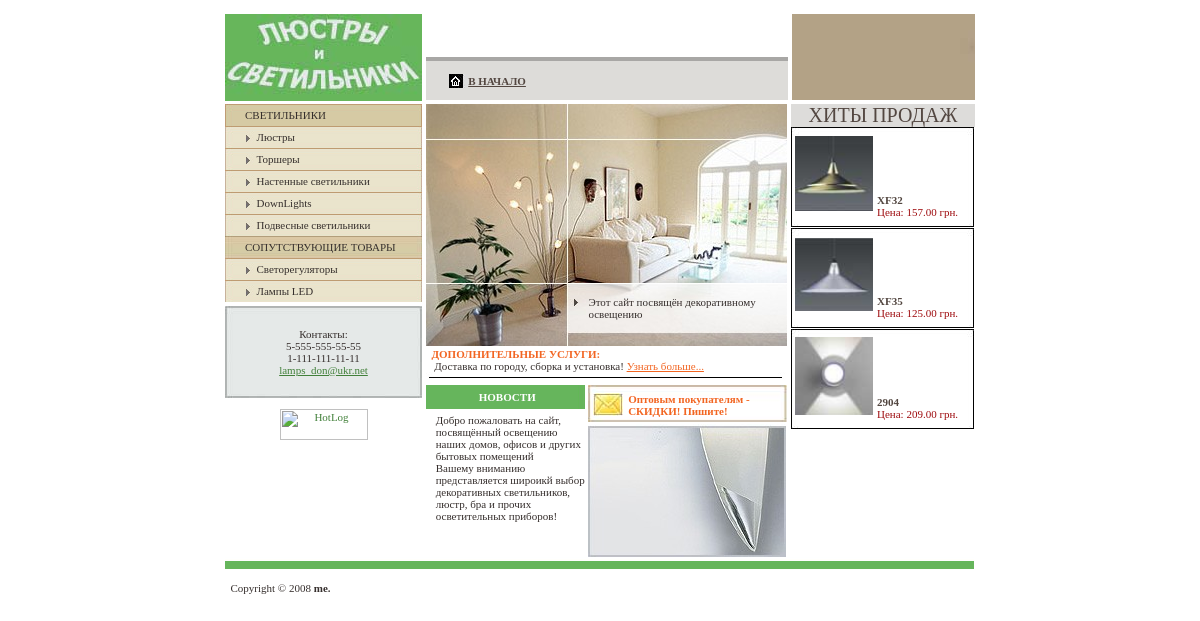
The page / on the database its author committed.
### tables this page shows
CREATE TABLE IF NOT EXISTS `Categories` (
  `CategoryID` int(11) NOT NULL,
  `CategoryName` varchar(50) DEFAULT NULL,
  `CategoryInfo` varchar(200) DEFAULT NULL,
  `Accomp` int(11) DEFAULT NULL
);

CREATE TABLE IF NOT EXISTS `Topsale` (
  `TopsaleID` int(11) NOT NULL,
  `ProductID` int(11) DEFAULT NULL
);

CREATE TABLE IF NOT EXISTS `Products` (
  `ProductID` int(11) NOT NULL,
  `CategoryID` int(11) DEFAULT NULL,
  `BrandID` int(11) DEFAULT NULL,
  `ProductName` varchar(50) DEFAULT NULL,
  `ProductPrice` decimal(10,2) DEFAULT NULL,
  `ProductInfo` varchar(255) DEFAULT NULL,
  `ProductBigImage` varchar(200) DEFAULT NULL,
  `ProductSmallImage` varchar(200) DEFAULT NULL
);

### index.php (called while the page is built)
<?php
include_once('baseclass.php');
$page = new WebPage();

### baseclass.php (the view, shortened to what this page needs)
<?php
class WebPage
    {
    function WebPage($_contentFileName = 'main.php')
        {
        $db = new Work_withDB();
        echo <<<OUT
<html>
<head>
</head>
<body>
<table width="100%" height="100%"  border="0" cellpadding="0" cellspacing="0">
  <tr valign="top">
    <td>&nbsp;</td>
    <td width="750"><table width="100%"  border="0" cellspacing="0" cellpadding="0">
      <tr>
        <td valign="top"><img src="images/cvbg.jpg" width="749" height="14"></td>
      </tr>
    </table>      <table width="100%" height="87"  border="0" cellpadding="0" cellspacing="0">
      <tr>
        <td width="26%" height="87" valign="top"><a href='index.php' title='На главную страницу сайта'><img src="images/logo.jpg" width="197" height="87" border="0"></a></td>
        <td width="73%" valign="top"><table width="100%"  border="0" cellspacing="0" cellpadding="0">
          <tr>
            <td height="87"><img src="images/spacer.gif" width="4" height="1"></td>
            <td width="100%" valign="top"><table width="100%"  border="0" cellspacing="0" cellpadding="0">
              <tr>
                <td width="41%" height="25"><img src="images/spacer.gif" width="148" height="1"></td>
                <td width="59%">&nbsp;</td>
              </tr>
            </table>
              <table width="100%"  border="0" cellspacing="0" cellpadding="0">
                <tr>
                  <td><img src="images/hr.jpg" width="360" height="18"></td>
                </tr>
              </table>
              <table width="100%"  border="0" cellspacing="0" cellpadding="0">
                <tr>
                  <td background="images/hr2.jpg"><img src="images/hr2.jpg" width="100%" height="4"></td>
                </tr>
              </table>
              <table width="100%"  border="0" cellspacing="0" cellpadding="0">
                <tr>
                  <td height="39" valign="top" bgcolor="DDDCD9"><table width="100%"  border="0" cellspacing="0" cellpadding="0">
                    <tr>
                      <td width="53%" height="39"><table width="100%"  border="0" cellspacing="0" cellpadding="0">
                        <tr>
                          <td width="22%" align="right"><img src="images/map1.jpg" width="19" height="14"></td>
                          <td width="78%"><strong><div style="text-transform:uppercase; color: #534741;"><a href="index.php" style="color:#534741" title='На главную страницу сайта'>В начало</a></div>
                          </strong></td>
                        </tr>
                      </table></td>
                      <td width="47%"><table width="100%"  border="0" cellspacing="0" cellpadding="0">
                        <tr>
                          <td width="22%" align="right"><!--<img src="images/dsf.jpg" width="19" height="14"></td>
                          </strong>-->&nbsp;</td>
                        </tr>
                      </table></td>
                    </tr>
                  </table></td>
                </tr>
              </table></td>
            <td><img src="images/spacer.gif" width="4" height="1"></td>
          </tr>
        </table></td>
        <td width="1%" valign="top" background="images/cfg.jpg" style="background-repeat:no-repeat">
        <table width="100%" border="0" cellspacing="0" cellpadding="0">
          <tr>
            <td><img src="images/spacer.gif" width="183" height="1"></td>
          </tr>
        </table>
        </td>
      </tr>
    </table>
    <table width="100%"  border="0" cellspacing="0" cellpadding="0">
      <tr>
        <td valign="top"><img src="images/spacer.gif" width="1" height="3"></td>
      </tr>
    </table>
    <table width="100%"  border="0" cellspacing="0" cellpadding="0">
      <tr>
        <td width="21%" height="449" valign="top">
        <table width="197"  border="0" cellspacing="0" cellpadding="0">
          <tr>
            <td background="images/s1.jpg" width="197" height="22" style="padding-left:20; text-transform:uppercase">Светильники</td>
          </tr>
OUT;
        $db->ShowCategories();
        echo <<<OUT
          <tr>
            <td height="22" valign="center" background="images/extr.jpg" style="background-repeat:no-repeat; padding-left:20; text-transform:uppercase">Сопутствующие товары</td>
          </tr>
OUT;
        $db->ShowCategoriesAcc();
        echo <<<OUT
          <tr>
            <td height="4" valign="top" style="background-repeat:no-repeat "><img src="images/spacer.gif" width="1" height="4"></td>
          </tr>
          <tr>
            <td background="images/banner.jpg" style="background-repeat:no-repeat" align="center" height="92">
            Контакты:<br>5-555-555-55-55<br>1-111-111-11-11<br><a href="mailto:lamps_don@ukr.net">lamps_don@ukr.net</a>
            </td>
          </tr>
          <tr>
            <td align="center" height="52">
<script type="text/javascript" language="javascript">
hotlog_js="1.0";
hotlog_r=""+Math.random()+"&s=494675&im=134&r="+escape(document.referrer)+"&pg="+
escape(window.location.href);
document.cookie="hotlog=1; path=/"; hotlog_r+="&c="+(document.cookie?"Y":"N");
</script>
<script type="text/javascript" language="javascript1.1">
hotlog_js="1.1";hotlog_r+="&j="+(navigator.javaEnabled()?"Y":"N")
</script>
<script type="text/javascript" language="javascript1.2">
hotlog_js="1.2";
hotlog_r+="&wh="+screen.width+'x'+screen.height+"&px="+
(((navigator.appName.substring(0,3)=="Mic"))?
screen.colorDepth:screen.pixelDepth)</script>
<script type="text/javascript" language="javascript1.3">hotlog_js="1.3"</script>
<script type="text/javascript" language="javascript">hotlog_r+="&js="+hotlog_js;
document.write("<a href='http://click.hotlog.ru/?494675' target='_top'><img "+
" src='http://hit25.hotlog.ru/cgi-bin/hotlog/count?"+
hotlog_r+"&' border=0 width=88 height=31 alt=HotLog><\/a>")
</script>
<noscript>
<a href="http://click.hotlog.ru/?494675" target="_top">
<img src="http://hit25.hotlog.ru/cgi-bin/hotlog/count?s=494675&amp;im=134" border="0"
 width="88" height="31" alt="HotLog"></a>
</noscript>
            </td>
          </tr>
          <tr>
            <td align="center" height="52">
<script src="http://tools.spylog.ru/counter_cv.js" id="spylog_code" type="text/javascript" counter="1027615" part="" track_links="ext" page_level="0">
</script>
<noscript>
<a href="http://u10276.15.spylog.com/cnt?cid=1027615&f=3&p=0" target="_blank">
<img src="http://u10276.15.spylog.com/cnt?cid=1027615&p=0" alt="SpyLOG" border="0" width="88" height="31"></a>
</noscript>
            </td>
          </tr>
        </table>
        </td>
        <td width="46%" valign="top">
OUT;
        echo <<<OUT
        </td>
        <td width="33%" valign="top">
OUT;
        $db->ShowTopSale();
        echo <<<OUT
          </td>
      </tr>
    </table>
    <table width="100%"  border="0" cellspacing="0" cellpadding="0">
      <tr>
        <td valign="top"><img src="images/da.jpg" width="749" height="12"></td>
      </tr>
    </table>
    <table width="100%"  border="0" cellspacing="0" cellpadding="0">
      <tr>
        <td height="37">&nbsp;&nbsp;Copyright &copy; 2008 <strong>me.</strong></td>
      </tr>
    </table></td>
    <td>&nbsp;</td>
  </tr>
</table>
</body>
</html>
OUT;
        }
    }
class Work_withDB
    {
    function ConnectDB()
        {
        $link = mysqli_connect(SQLSERVER, SQLLOGIN, SQLPASSWORD, SQLDB);
        return $link;
        }
    function ShowCategories()
        {
        $link = $this->ConnectDB();
        $query = mysqli_query($link, "SELECT * FROM Categories");
        while ($row = mysqli_fetch_array($query)) {
            if ($row[Accomp] == 0)
                {
                echo ("<tr><td height='22' background='images/g1.jpg' style='background-repeat:no-repeat'>");
                echo ("<table width='100%'  border='0' cellspacing='0' cellpadding='0'>");
                echo ("<tr><td width='16%' align='right' valign='top'><img src='images/a1.jpg' width='11' height='12'></td>");
                echo ("<td width='84%'><a href='categories.php?cid={$row['CategoryID']}' style='color:#362F2D; text-decoration:none'>{$row["CategoryName"]}</a></td>");
                echo ("</tr></table></td></tr>");
                }
        }
        }
    function ShowCategoriesAcc()
        {
        $link = $this->ConnectDB();
        $query = mysqli_query($link, "SELECT * FROM Categories");
        while ($row = mysqli_fetch_array($query)) {
            if ($row[Accomp] == 1)
                {
                echo <<<OUT
          <tr>
            <td height="22" background="images/g1.jpg" style="background-repeat:no-repeat ">
            <table width="100%"  border="0" cellspacing="0" cellpadding="0">
              <tr>
                <td width="16%" align="right" valign="top"><img src="images/a1.jpg" width="11" height="12"></td>
                <td width="84%"><a href='categories.php?cid={$row['CategoryID']}' style='color:#362F2D; text-decoration:none'>{$row[CategoryName]}</a></td>
              </tr>
            </table>
            </td>
          </tr>
OUT;
                }
        }
        }
    function ShowTopSale()
        {
        $link = $this->ConnectDB();
        $query = mysqli_query($link, "SELECT * FROM Topsale");
        echo <<<OUT
<table width="100%"  border="0" cellspacing="0" cellpadding="0">
          <tr>
            <td background="images/fe.jpg" height="23" align="center"><div style="text-transform:uppercase; color: #534741; font-size:20">ХИТЫ продаж</div>
            </td>
          </tr>
OUT;
        while ($row = mysqli_fetch_array($query)) {
            $query_product = mysqli_query($link, "SELECT * FROM Products WHERE ProductID = '$row[ProductID]'");
            $product = mysqli_fetch_array($query_product);
            if (strlen($product['ProductSmallImage']) < 1)
                {
                $img_product_image = './images/small/no_image.jpg';
                } else
                {
                $img_product_image = $product['ProductSmallImage'];
                }
            echo <<<OUT
         <tr>
            <td height="101" valign="top" background="images/product_back_topsale.jpg" style="background-repeat:no-repeat">
            <table width='100%' border="0" cellspacing="0" cellpadding="0">
            <tr>
                <td width='100%'>
                    <table width="100%" border="0" cellspacing="0" cellpadding="2">
                        <tr>
                            <td width="80" height="93" align="right"><a href='products.php?pid={$product[ProductID]}&cid={$product[CategoryID]}'><img src='$img_product_image' alt='{$product[ProductName]}' title='{$product[ProductName]}' width='78' border='0'></a>
                            </td>
                            <td valign="bottom"><span class="style7">{$product[ProductName]}</span><br>
                              <span class="style6">Цена: {$product[ProductPrice]} грн.</span>
                            </td>
                        </tr>
                    </table>
                 </td>
            </tr>
            </table>
            </td>
          </tr>
OUT;
        }
        echo <<<OUT
        </table>
OUT;
        }
    }
?>

### rows shown on the page
categories: CategoryName "Люстры"
categories: CategoryName "Торшеры"
categories: CategoryName "Настенные светильники"
categories: CategoryName "DownLights"
categories: CategoryName "Подвесные светильники"
categories: CategoryName "Светорегуляторы"
categories: CategoryName "Лампы LED"
topsale: ProductID.ProductName (picture), ProductID.ProductName "XF32", ProductID.ProductPrice "157.00"
topsale: ProductID.ProductName (picture), ProductID.ProductName "XF35", ProductID.ProductPrice "125.00"
topsale: ProductID.ProductName (picture), ProductID.ProductName "2904", ProductID.ProductPrice "209.00"
